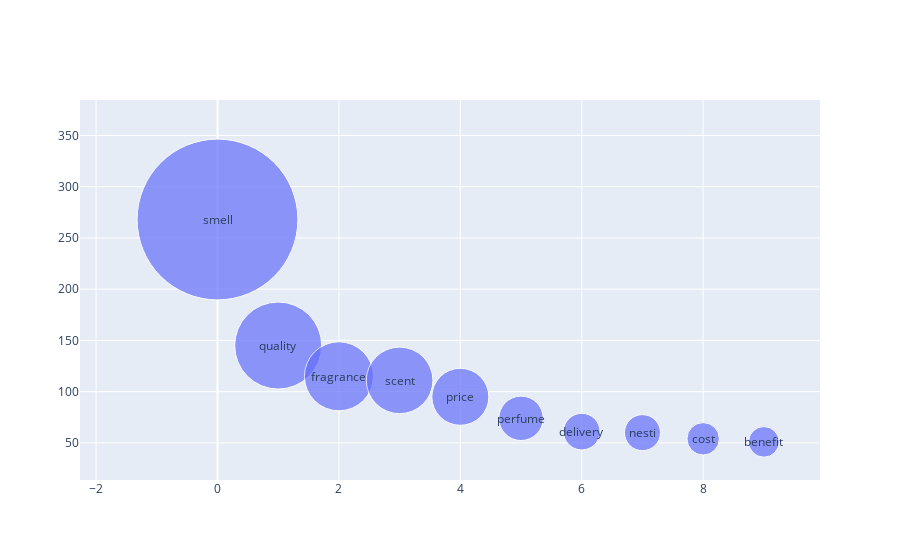
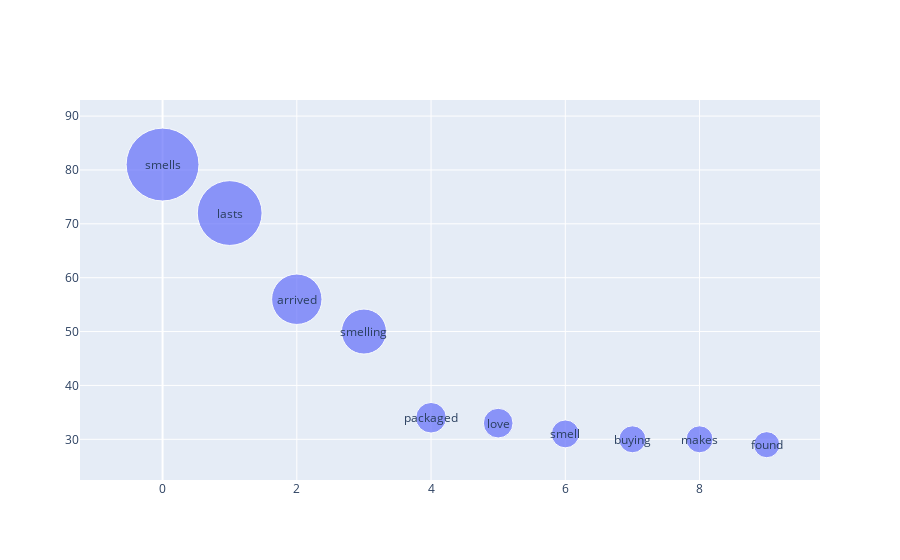
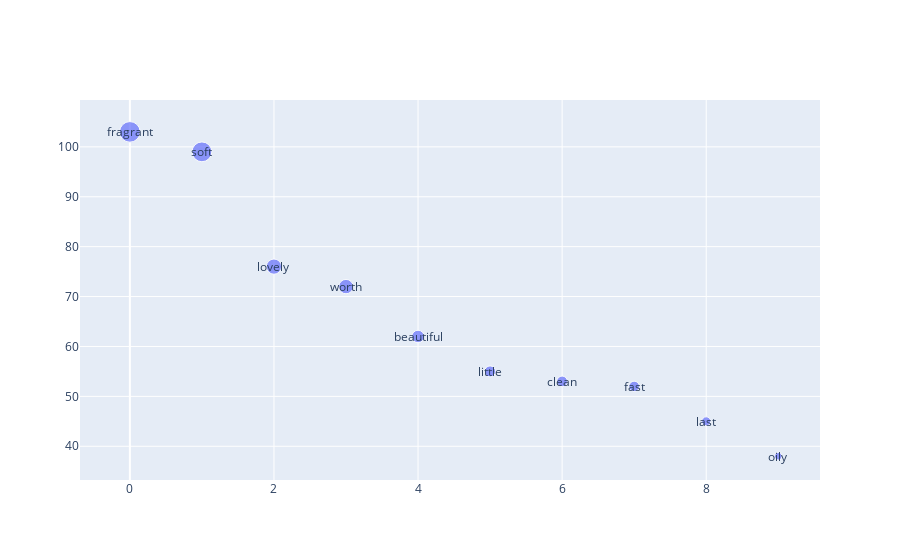

The cell these charts' notebook holds for them, in order:
### Markdown cell above
<li> Pos Tag Analysis </li>

### Code cell
adj_delete = ['free','daily','best','always','also','new','high','good','excellent','wonderful','well','really','much','long','pleasant','nice','super','already','even','first','perfect']
verb_delete = ['helps','made','contains','leaving','used','apply','indicated','g','provides','keeps','leaves','rinse','using','leave','provide','developd','make','help','contain','take','want','skin','recommended','give','achieve','gives','feeling','thank','loved','bought','recommend','liked','came']
noun_delete = ['g','products','bar','information','skin','body','foams','soap','formula','ingredients','day','water','action','rinse','bath','addition','properties','invoice','product','hair','time','purchase','hands','soaps','recommend','love']
brazil_review_pos = nlpshortcut.pos_viz(brazil_review,delete_words, adj_delete, verb_delete, noun_delete, printcount = True, topcount = 10, noun_size = 0.6, verb_size = 0.9, adj_size = 0.2)

### Figure 1 — Plotly figure (JSON) as saved in the notebook; plotly's stock layout.template omitted (floating-point values rounded to 4 significant figures)
{"data": [{"marker": {"size": [160.8, 87, 69, 66.6, 57, 44.4, 36.6, 36, 32.4, 30.6]}, "mode": "markers", "type": "scatter", "x": [0, 1, 2, 3, 4, 5, 6, 7, 8, 9], "y": [268, 145, 115, 111, 95, 74, 61, 60, 54, 51]}], "layout": {"annotations": [{"showarrow": false, "text": "smell", "x": 0, "xanchor": "center", "y": 268, "yanchor": "middle"}, {"showarrow": false, "text": "quality", "x": 1, "xanchor": "center", "y": 145, "yanchor": "middle"}, {"showarrow": false, "text": "fragrance", "x": 2, "xanchor": "center", "y": 115, "yanchor": "middle"}, {"showarrow": false, "text": "scent", "x": 3, "xanchor": "center", "y": 111, "yanchor": "middle"}, {"showarrow": false, "text": "price", "x": 4, "xanchor": "center", "y": 95, "yanchor": "middle"}, {"showarrow": false, "text": "perfume", "x": 5, "xanchor": "center", "y": 74, "yanchor": "middle"}, {"showarrow": false, "text": "delivery", "x": 6, "xanchor": "center", "y": 61, "yanchor": "middle"}, {"showarrow": false, "text": "nesti", "x": 7, "xanchor": "center", "y": 60, "yanchor": "middle"}, {"showarrow": false, "text": "cost", "x": 8, "xanchor": "center", "y": 54, "yanchor": "middle"}, {"showarrow": false, "text": "benefit", "x": 9, "xanchor": "center", "y": 51, "yanchor": "middle"}]}}

### Figure 2 — Plotly figure (JSON) as saved in the notebook; plotly's stock layout.template omitted (floating-point values rounded to 4 significant figures)
{"data": [{"marker": {"size": [72.9, 64.8, 50.4, 45, 30.6, 29.7, 27.9, 27, 27, 26.1]}, "mode": "markers", "type": "scatter", "x": [0, 1, 2, 3, 4, 5, 6, 7, 8, 9], "y": [81, 72, 56, 50, 34, 33, 31, 30, 30, 29]}], "layout": {"annotations": [{"showarrow": false, "text": "smells", "x": 0, "xanchor": "center", "y": 81, "yanchor": "middle"}, {"showarrow": false, "text": "lasts", "x": 1, "xanchor": "center", "y": 72, "yanchor": "middle"}, {"showarrow": false, "text": "arrived", "x": 2, "xanchor": "center", "y": 56, "yanchor": "middle"}, {"showarrow": false, "text": "smelling", "x": 3, "xanchor": "center", "y": 50, "yanchor": "middle"}, {"showarrow": false, "text": "packaged", "x": 4, "xanchor": "center", "y": 34, "yanchor": "middle"}, {"showarrow": false, "text": "love", "x": 5, "xanchor": "center", "y": 33, "yanchor": "middle"}, {"showarrow": false, "text": "smell", "x": 6, "xanchor": "center", "y": 31, "yanchor": "middle"}, {"showarrow": false, "text": "buying", "x": 7, "xanchor": "center", "y": 30, "yanchor": "middle"}, {"showarrow": false, "text": "makes", "x": 8, "xanchor": "center", "y": 30, "yanchor": "middle"}, {"showarrow": false, "text": "found", "x": 9, "xanchor": "center", "y": 29, "yanchor": "middle"}]}}

### Figure 3 — Plotly figure (JSON) as saved in the notebook; plotly's stock layout.template omitted (floating-point values rounded to 4 significant figures)
{"data": [{"marker": {"size": [20.6, 19.8, 15.2, 14.4, 12.4, 11, 10.6, 10.4, 9, 7.6]}, "mode": "markers", "type": "scatter", "x": [0, 1, 2, 3, 4, 5, 6, 7, 8, 9], "y": [103, 99, 76, 72, 62, 55, 53, 52, 45, 38]}], "layout": {"annotations": [{"showarrow": false, "text": "fragrant", "x": 0, "xanchor": "center", "y": 103, "yanchor": "middle"}, {"showarrow": false, "text": "soft", "x": 1, "xanchor": "center", "y": 99, "yanchor": "middle"}, {"showarrow": false, "text": "lovely", "x": 2, "xanchor": "center", "y": 76, "yanchor": "middle"}, {"showarrow": false, "text": "worth", "x": 3, "xanchor": "center", "y": 72, "yanchor": "middle"}, {"showarrow": false, "text": "beautiful", "x": 4, "xanchor": "center", "y": 62, "yanchor": "middle"}, {"showarrow": false, "text": "little", "x": 5, "xanchor": "center", "y": 55, "yanchor": "middle"}, {"showarrow": false, "text": "clean", "x": 6, "xanchor": "center", "y": 53, "yanchor": "middle"}, {"showarrow": false, "text": "fast", "x": 7, "xanchor": "center", "y": 52, "yanchor": "middle"}, {"showarrow": false, "text": "last", "x": 8, "xanchor": "center", "y": 45, "yanchor": "middle"}, {"showarrow": false, "text": "oily", "x": 9, "xanchor": "center", "y": 38, "yanchor": "middle"}]}}
